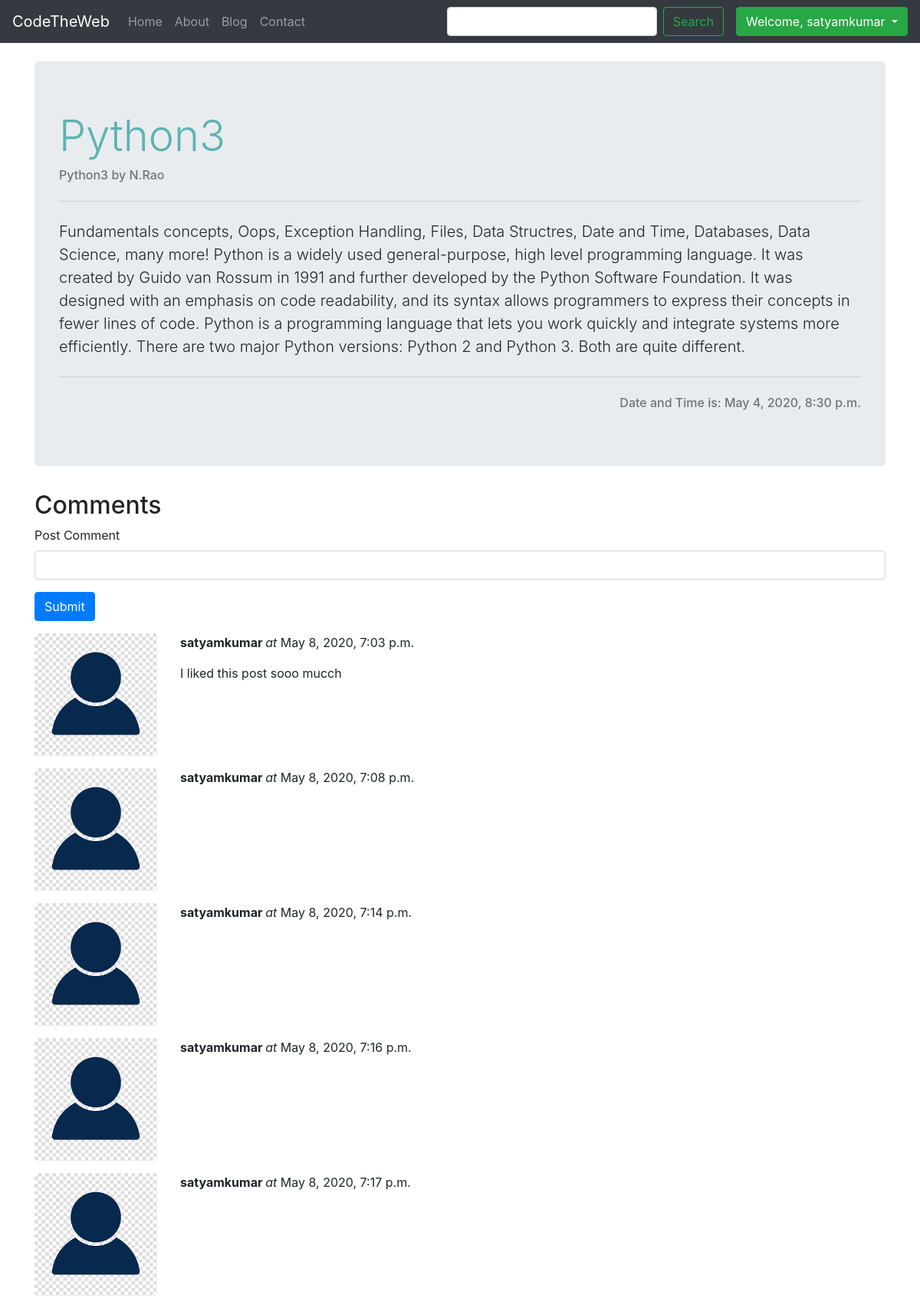
The app's page /blog/python3-post (signed in) with its own data.
### Blog/models.py (models this page shows, shortened)
class Post(models.Model):
    post_id=models.AutoField(primary_key=True)
    title=models.CharField(max_length=255)
    author=models.CharField(max_length=20)
    content = models.TextField()
    slug = models.CharField(max_length=150)
    timestamp=models.DateTimeField(blank=True)

class BlogComment(models.Model):
    comment_id=models.AutoField(primary_key=True)
    comment=models.TextField()
    user=models.ForeignKey(User, on_delete=models.CASCADE)
    post=models.ForeignKey(Post, on_delete=models.CASCADE)
    parent=models.ForeignKey('self', on_delete=models.CASCADE, null=True)
    timestamp = models.DateTimeField(default=now)

### Blog/views.py (the view)
# urls.py: path('<str:slug>', views.blogPost, name='blogPost'),
def blogPost(request, slug):
   post=Post.objects.filter(slug=slug).first()
   comments=BlogComment.objects.filter(post=post)
   context={'post':post, 'comments':comments}
   return render(request, 'Blog/blogPost.html', context)

### templates/Blog/blogPost.html (shortened to what this page needs)
{% extends 'base.html' %}
{%block body%}
<div class="container my-4">
    <div class="jumbotron">
        <h1 class="display-4" style="color:#5cb3b2;">{{post.title}}</h1>
        <h6 class="text-muted">{{post.title}} by {{post.author}}</h6>
        <hr class="my-4">
        <p class=" lead my-2">{{post.content}}</p>
        <hr class="my-4">
        <h6 class="text-right text-muted">Date and Time is: {{post.timestamp}}</h6>
    </div>
</div>
<div class="container">
    <h2>Comments</h2>
    <form action="/blog/postComment" method="post">
  <div class="form-group">
    <label for="comment">Post Comment</label>
    <input type="text" name="comment"  class="form-control" id="comment" aria-describedby="commentHelp" >
  </div>
  <button type="submit" class="btn btn-primary">Submit</button>
    </form>
    {% for comment in comments %}
        <div class="row my-3">
        <div class="col-md-2"><img class="rounded mx-auto d-block w-100" src="/static/images/user.jpg" alt="user"></div>
        <div class="col-md-10">
            <p><b>{{comment.user.username}} </b> <i>at</i> {{comment.timestamp}}</p>
            <div class="my-2">{{comment.comment}}</div></div>
    </div>
    {% endfor%}
</div>
{%endblock body%}

### templates/base.html (shortened to what this page needs)
<!doctype html>
<html lang="en">
<head>
  <link rel="stylesheet" href="https://maxcdn.bootstrapcdn.com/bootstrap/4.0.0/css/bootstrap.min.css">
</head>
<body>
<nav class="navbar navbar-expand-lg navbar-dark bg-dark">
  <a class="navbar-brand" href="/">CodeTheWeb</a>
  <div class="collapse navbar-collapse" id="navbarSupportedContent">
    <ul class="navbar-nav mr-auto">
      <li class="nav-item {%block homeactive%}{%endblock homeactive%}">
        <a class="nav-link" href="/">Home <span class="sr-only">(current)</span></a>
      </li>
      <li class="nav-item {%block aboutactive%}{%endblock aboutactive%}">
        <a class="nav-link" href="/about">About</a>
      </li>
      <li class="nav-item {%block blogactive%}{%endblock blogactive%}">
        <a class="nav-link" href="/blog">Blog</a>
      </li>
      <li class="nav-item {%block contactactive%}{%endblock contactactive%}">
        <a class="nav-link" href="/contact">Contact</a>
      </li>
    </ul>
    <form method="get" action="/search" class="form-inline mx-3 my-2 my-lg-0">
      <input class="form-control mr-sm-2" type="search" name="querry" id="querry" aria-label="Search">
      <button class="btn btn-outline-success my-2 my-sm-0" type="submit">Search</button>
    </form>
    {% if user.is_authenticated%}
    <div class="dropdown">
  <button class="btn btn-success dropdown-toggle" type="button" id="dropdownMenuButton" data-toggle="dropdown" aria-haspopup="true" aria-expanded="false">
  Welcome, {{request.user}}
  </button>
</div>
    {%endif%}
  </div>
</nav>
{% block body%} {%endblock body%}
</body>
</html>

### records on screen
Post: title "Python3", author "N.Rao", content "Fundamentals concepts, Oops, Exception Handling, Files, Data Structres, Date and Time, Databases, Data Science, many more! Python is a widely used general-purpose, high level programming language. It was created by Guido van Rossum in 1991 and further developed by the Python Software Foundation. It was designed with an emphasis on code readability, and its syntax allows programmers to express their concepts in fewer lines of code. Python is a programming language that lets you work quickly and integrate systems more efficiently. There are two major Python versions: Python 2 and Python 3. Both are quite different.", timestamp "May 4, 2020, 8:30 p.m."
BlogComment: user.username "satyamkumar", timestamp "May 8, 2020, 7:03 p.m.", comment "I liked this post sooo mucch"
BlogComment: user.username "satyamkumar", timestamp "May 8, 2020, 7:08 p.m."
BlogComment: user.username "satyamkumar", timestamp "May 8, 2020, 7:14 p.m."
BlogComment: user.username "satyamkumar", timestamp "May 8, 2020, 7:16 p.m."
BlogComment: user.username "satyamkumar", timestamp "May 8, 2020, 7:17 p.m."

### other values on screen
{{ request.user }} "satyamkumar"
